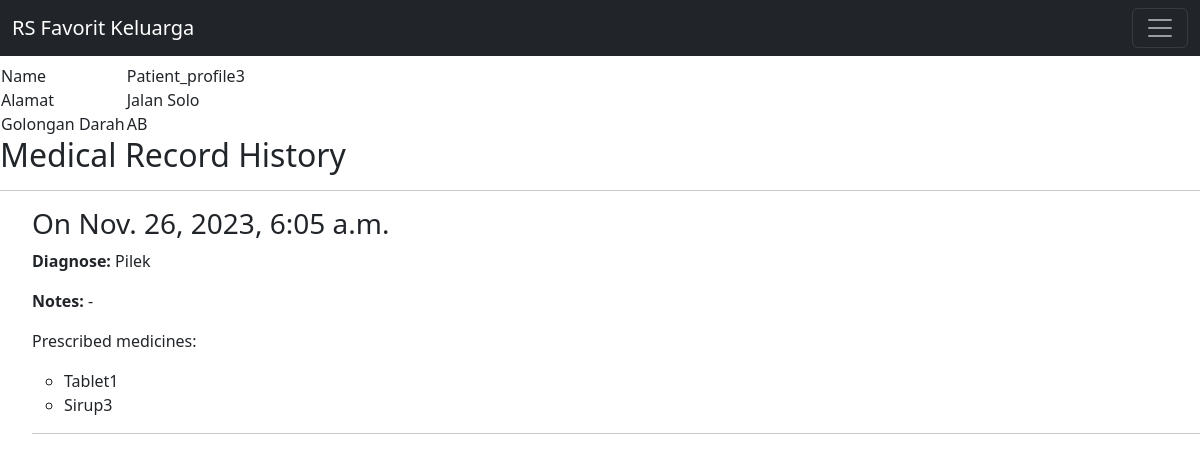
The app's page /records/patient/3/ with its own data.
### records/models.py (models this page shows, shortened)
class PatientProfile(models.Model):
    BLOODTYPE_CHOICES = [
    ("A", "A"),
    ("AB", "AB"),
    ("B", "B"),
    ("O", "O"),
    ('-','None'),
]
    patient_name = models.CharField(max_length=100)
    patient_address = models.TextField(max_length=300)
    Patient_bloodtype = models.CharField(choices=BLOODTYPE_CHOICES,max_length=10)
    patient_age = models.IntegerField(default=0)
    patient_comorbid = models.TextField(default='No Comorbid')
    patient_note = models.TextField(default='None')
    patient_apply = models.DateTimeField(auto_created=True,auto_now=True)
    patient_systol = models.IntegerField(default=120)
    patient_diastol = models.IntegerField(default=80)
    class Meta:
        ordering = ['patient_name']
    def __str__(self) -> str:
        return f"{self.patient_name}"

class PatientRecords(models.Model):
    timestamp = models.DateTimeField(auto_created=True,auto_now=True)
    patient_name = models.ForeignKey(PatientProfile,on_delete=models.SET_NULL,blank=True,null=True)
    diagnose = models.TextField(max_length=300)
    prescription = models.ManyToManyField('MedCabinet')
    notes = models.TextField(max_length=300)
    follow_up = models.DateTimeField(auto_now=True)
    class Meta:
        ordering = ['timestamp']
    def __str__(self) -> str:
        return f"Records {self.patient_name} on {self.timestamp}"

class MedCabinet(models.Model):
    medicine_name = models.CharField(max_length=200)
    dose = models.TextField(max_length=10)
    description = models.TextField(max_length=300)
    stock = models.IntegerField()

### records/views.py (the view)
# urls.py: path('patient/<int:pk>/',views.PatientDetail.as_view(),name='patient_detail'),
class PatientDetail(DetailView):
    model = PatientProfile
    def get_context_data(self, **kwargs):
        context = super().get_context_data(**kwargs)
        patient_records = PatientRecords.objects.filter(patient_name=self.object)
        for record in patient_records:
            record.prescriptions = record.prescription.all()
        context['patient_records'] = patient_records
        print(context['patient_records'])
        return context

### records/templates/records/patientprofile_detail.html (shortened to what this page needs)
{% extends 'base.html' %}
{% block content %}
<div>
    <table style="align-items: center;align-self: flex-end;">
        <tr>
            <td>Name</td>
            <td> {{ patientprofile.patient_name }}</td>
        </tr>
        <tr>
            <td> Alamat </td>
            <td> {{ patientprofile.patient_address }}</td>
        </tr>
        <tr>
            <td> Golongan Darah </td>
            <td> {{ patientprofile.Patient_bloodtype }}</td>
        </tr>
    </table>
</div>
<div>
    <h2>Medical Record History</h2>
    <hr>
    {% if patient_records %}
    <ul>
        {% for record in patient_records %}
        <h3>On {{ record.timestamp }}</h3>
        <p><b>Diagnose:</b> {{ record.diagnose }}</p>
        <p><b>Notes:</b> {{ record.notes }}</p>
        <p>Prescribed medicines:</p>
        <ul>
        {% for medicine in record.prescriptions %}
            <li>{{ medicine.medicine_name }}</li>
        {% endfor %}
        </ul>
        <hr>
    {% endfor %}
    </ul>
    {% else %}
    <p>There are no record to Show</p>
    {% endif %}
</div>
{% endblock %}

### records on screen
PatientProfile: patient_name "Patient_profile3", patient_address "Jalan Solo", Patient_bloodtype "AB"
PatientRecords: timestamp "Nov. 26, 2023, 6:05 a.m.", diagnose "Pilek", notes "-"
MedCabinet: medicine_name "Tablet1"
MedCabinet: medicine_name "Sirup3"
